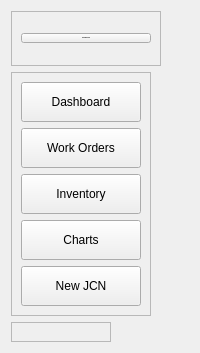
     <widget class="QWidget" name="left_menu_widget" native="true">
      <layout class="QVBoxLayout" name="verticalLayout">
       <item>
        <widget class="QFrame" name="left_frame_title">
         <property name="minimumSize">
          <size>
           <width>150</width>
           <height>55</height>
          </size>
         </property>
         <property name="maximumSize">
          <size>
           <width>150</width>
           <height>55</height>
          </size>
         </property>
         <property name="frameShape">
          <enum>QFrame::StyledPanel</enum>
         </property>
         <property name="frameShadow">
          <enum>QFrame::Raised</enum>
         </property>
         <layout class="QHBoxLayout" name="horizontalLayout_2">
          <item>
           <widget class="QPushButton" name="pushButton_7">
            <property name="font">
             <font>
              <pointsize>-1</pointsize>
              <bold>true</bold>
             </font>
            </property>
            <property name="text">
             <string>MAINTENANCE</string>
            </property>
           </widget>
          </item>
         </layout>
        </widget>
       </item>
       <item alignment="Qt::AlignLeft">
        <widget class="QFrame" name="left_nav_section">
         <property name="frameShape">
          <enum>QFrame::StyledPanel</enum>
         </property>
         <property name="frameShadow">
          <enum>QFrame::Raised</enum>
         </property>
         <layout class="QVBoxLayout" name="verticalLayout_2">
          <item alignment="Qt::AlignLeft">
           <widget class="QPushButton" name="dashboard_pushButton">
            <property name="minimumSize">
             <size>
              <width>120</width>
              <height>40</height>
             </size>
            </property>
            <property name="maximumSize">
             <size>
              <width>120</width>
              <height>40</height>
             </size>
            </property>
            <property name="text">
             <string>Dashboard</string>
            </property>
           </widget>
          </item>
          <item alignment="Qt::AlignLeft">
           <widget class="QPushButton" name="work_orders_pushButton">
            <property name="minimumSize">
             <size>
              <width>120</width>
              <height>40</height>
             </size>
            </property>
            <property name="maximumSize">
             <size>
              <width>120</width>
              <height>40</height>
             </size>
            </property>
            <property name="text">
             <string>Work Orders</string>
            </property>
           </widget>
          </item>
          <item alignment="Qt::AlignLeft">
           <widget class="QPushButton" name="inventory_pushButton">
            <property name="minimumSize">
             <size>
              <width>120</width>
              <height>40</height>
             </size>
            </property>
            <property name="maximumSize">
             <size>
              <width>120</width>
              <height>40</height>
             </size>
            </property>
            <property name="text">
             <string>Inventory</string>
            </property>
           </widget>
          </item>
          <item alignment="Qt::AlignLeft">
           <widget class="QPushButton" name="charts_pushButton">
            <property name="minimumSize">
             <size>
              <width>120</width>
              <height>40</height>
             </size>
            </property>
            <property name="maximumSize">
             <size>
              <width>120</width>
              <height>40</height>
             </size>
            </property>
            <property name="text">
             <string>Charts</string>
            </property>
           </widget>
          </item>
          <item>
           <widget class="QPushButton" name="CreateJCN_pushButton">
            <property name="minimumSize">
             <size>
              <width>120</width>
              <height>40</height>
             </size>
            </property>
            <property name="maximumSize">
             <size>
              <width>120</width>
              <height>40</height>
             </size>
            </property>
            <property name="text">
             <string>New JCN</string>
            </property>
           </widget>
          </item>
         </layout>
        </widget>
       </item>
       <item alignment="Qt::AlignLeft">
        <widget class="QFrame" name="buffer_frame">
         <property name="minimumSize">
          <size>
           <width>100</width>
           <height>0</height>
          </size>
         </property>
         <property name="frameShape">
          <enum>QFrame::StyledPanel</enum>
         </property>
         <property name="frameShadow">
          <enum>QFrame::Raised</enum>
         </property>
         <layout class="QGridLayout" name="gridLayout_6"/>
        </widget>
       </item>
      </layout>
     </widget>
